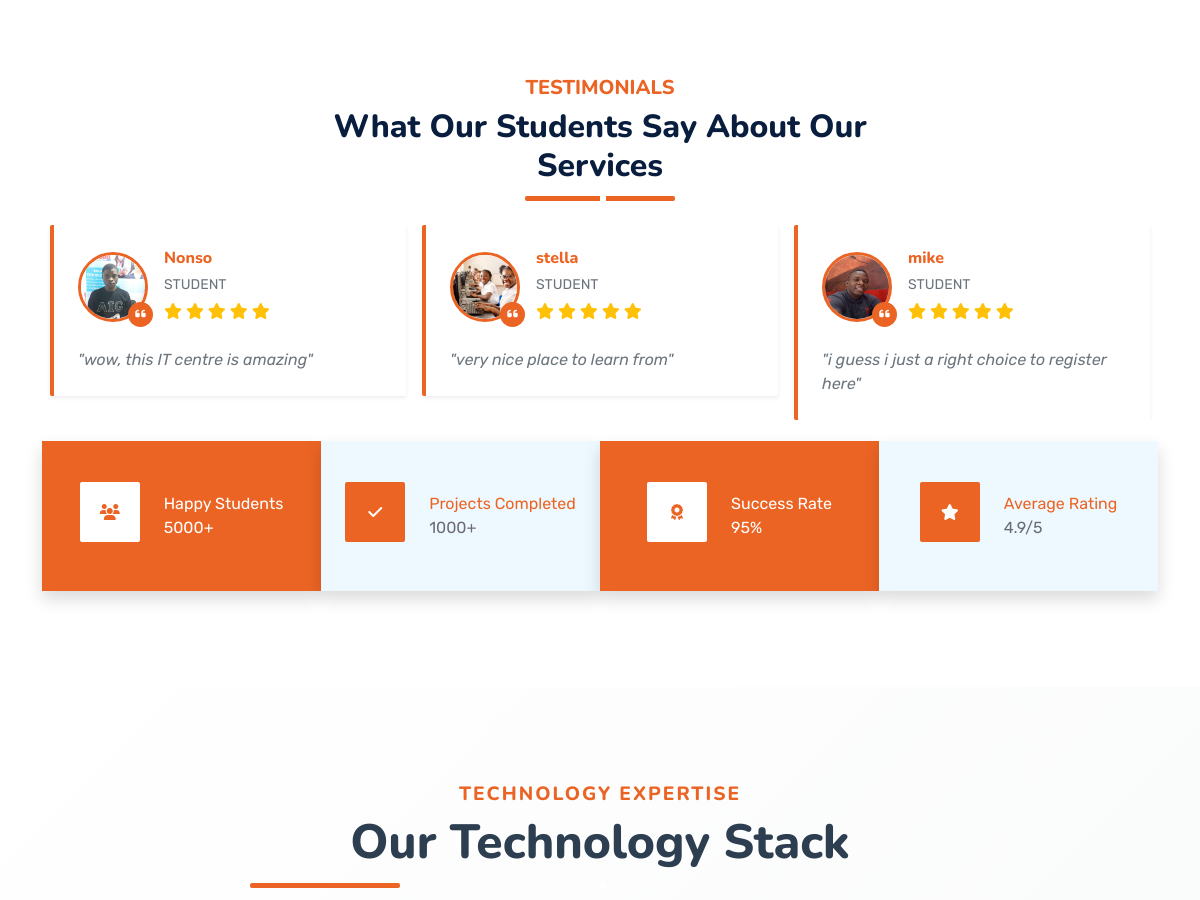
The app's page /testimonial/ (middle part), older data.
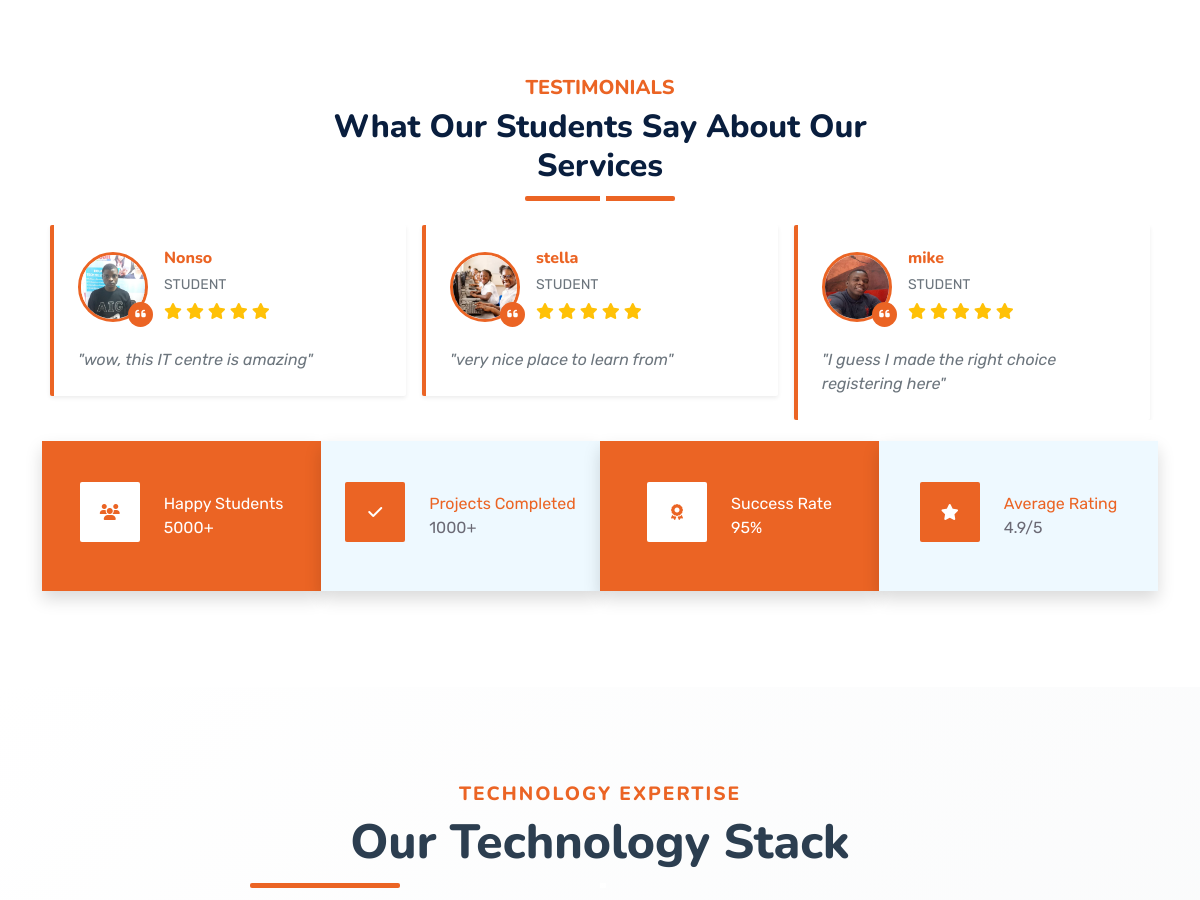
The same page, newer data.
### testimonials/models.py (models this page shows, shortened)
class Testimonial(models.Model):
    name = models.CharField(max_length=100)
    profession = models.CharField(max_length=100)
    image = models.ImageField(upload_to='testimonials/')
    text = models.TextField()

### pages/views.py (the view)
# urls.py: path('testimonial/', views.testimonial, name='testimonial'),
def testimonial(request):
    testimonials = Testimonial.objects.select_related().all()
    newsletter_form = NewsletterForm()
    context = {
        'testimonials': testimonials,
        'newsletter_form': newsletter_form,
    }
    return render(request, 'pages/testimonial.html', context)

### templates/pages/testimonial.html (shortened to what this page needs)
{% extends 'base.html' %}
{% load static %}
{% block content %}
<div class="container-fluid py-5 wow fadeInUp" data-wow-delay="0.1s">
    <div class="container py-5">
        <div class="section-title text-center position-relative pb-3 mb-4 mx-auto" style="max-width: 600px;">
            <h5 class="fw-bold text-primary text-uppercase">Testimonials</h5>
            <h2 class="mb-0">What Our Students Say About Our Services</h2>
        </div>
        <div class="owl-carousel testimonial-carousel wow fadeInUp" data-wow-delay="0.6s">
            {% for testimonial in testimonials %}
            <div class="testimonial-item bg-white rounded shadow-sm p-4 mx-2" style="border-left: 4px solid #eb6424;">
                <div class="d-flex align-items-center mb-4">
                    <div class="position-relative">
                        <img class="img-fluid rounded-circle border border-3 border-primary" src="{% if testimonial.image %}{{ testimonial.image.url }}{% else %}{% static 'img/testimonial-4.jpg' %}{% endif %}" alt="{{ testimonial.name }}" style="width: 70px; height: 70px; object-fit: cover;">
                        <div class="position-absolute" style="bottom: -5px; right: -5px; background: #eb6424; border-radius: 50%; width: 25px; height: 25px; display: flex; align-items: center; justify-content: center;">
                            <i class="fas fa-quote-left text-white" style="font-size: 12px;"></i>
                        </div>
                    </div>
                    <div class="ms-3">
                        <h6 class="mb-1 text-primary fw-bold">{{ testimonial.name }}</h6>
                        <small class="text-muted text-uppercase">{{ testimonial.profession }}</small>
                        <div class="mt-1">
                            <i class="fas fa-star text-warning"></i>
                            <i class="fas fa-star text-warning"></i>
                            <i class="fas fa-star text-warning"></i>
                            <i class="fas fa-star text-warning"></i>
                            <i class="fas fa-star text-warning"></i>
                        </div>
                    </div>
                </div>
                <p class="mb-0 text-muted fst-italic">"{{ testimonial.text }}"</p>
            </div>
            {% endfor %}
        </div>
    </div>
</div>
<div class="container-fluid facts py-5 pt-lg-0">
    <div class="container py-5 pt-lg-0">
        <div class="row gx-0">
            <div class="col-lg-3 wow zoomIn" data-wow-delay="0.1s">
                <div class="bg-primary shadow d-flex align-items-center justify-content-center p-4" style="height: 150px;">
                    <div class="bg-white d-flex align-items-center justify-content-center rounded mb-2" style="width: 60px; height: 60px;">
                        <i class="fa fa-users text-primary"></i>
                    </div>
                    <div class="ps-4">
                        <span class="text-white mb-0">Happy Students</span><br>
                        <span class="text-white mb-0" data-toggle="counter-up">5000</span><span class="text-white">+</span>
                    </div>
                </div>
            </div>
            <div class="col-lg-3 wow zoomIn" data-wow-delay="0.3s">
                <div class="bg-light shadow d-flex align-items-center justify-content-center p-4 ky">
                    <div class="bg-primary d-flex align-items-center justify-content-center rounded mb-2" style="width: 60px; height: 60px;">
                        <i class="fa fa-check text-white"></i>
                    </div>
                    <div class="ps-4">
                        <span class="text-primary mb-0">Projects Completed</span><br>
                        <span class="mb-0" data-toggle="counter-up">1000</span><span>+</span>
                    </div>
                </div>
            </div>
            <div class="col-lg-3 wow zoomIn" data-wow-delay="0.6s">
                <div class="bg-primary shadow d-flex align-items-center justify-content-center p-4" style="height: 150px;">
                    <div class="bg-white d-flex align-items-center justify-content-center rounded mb-2" style="width: 60px; height: 60px;">
                        <i class="fa fa-award text-primary"></i>
                    </div>
                    <div class="ps-4">
                        <span class="text-white mb-0">Success Rate</span><br>
                        <span class="text-white mb-0" data-toggle="counter-up">95</span><span class="text-white">%</span>
                    </div>
                </div>
            </div>
            <div class="col-lg-3 wow zoomIn" data-wow-delay="0.9s">
                <div class="bg-light shadow d-flex align-items-center justify-content-center p-4 ky">
                    <div class="bg-primary d-flex align-items-center justify-content-center rounded mb-2" style="width: 60px; height: 60px;">
                        <i class="fa fa-star text-white"></i>
                    </div>
                    <div class="ps-4">
                        <span class="text-primary mb-0">Average Rating</span><br>
                        <span class="mb-0" data-toggle="counter-up">4.9</span><span>/5</span>
                    </div>
                </div>
            </div>
        </div>
    </div>
</div>
{% endblock %}

### templates/base.html (shortened to what this page needs)
<!DOCTYPE html>
<html lang="en">
    {% load static %}
    {% load compress %}
<head>
    <link href="https://cdnjs.cloudflare.com/ajax/libs/font-awesome/6.4.0/css/all.min.css" rel="stylesheet">
    <link href="https://cdn.jsdelivr.net/npm/bootstrap-icons@1.4.1/font/bootstrap-icons.css" rel="stylesheet">
    {% compress css %}
    <link href="{% static 'lib/owlcarousel/assets/owl.carousel.min.css' %}" rel="stylesheet">
    <link href="{% static 'lib/animate/animate.min.css' %}" rel="stylesheet">
    <link href="{% static 'css/bootstrap.min.css' %}" rel="stylesheet">
    <link href="{% static 'css/style.css' %}" rel="stylesheet">
    {% endcompress %}
    <link href="{% static 'include/animate.css' %}" rel="stylesheet">
    <link href="{% static 'include/mycheck.css' %}" rel="stylesheet">
</head>
<body>
    {% block content %}{% endblock %}
    <div class="container-fluid py-5 wow fadeInUp" data-wow-delay="0.1s" style="background: linear-gradient(135deg, #ffffff 0%, #f8f9fa 100%);">
        <div class="container py-5">
            <div class="text-center mb-5">
                <div class="section-title position-relative pb-3 mb-4 mx-auto" style="max-width: 700px;">
                    <h5 class="fw-bold text-primary text-uppercase" style="font-size: 1.2rem; letter-spacing: 2px;">TECHNOLOGY EXPERTISE</h5>
                    <h2 class="mb-0" style="font-size: 3rem; font-weight: 700; color: #2c3e50;">Our Technology Stack</h2>
                </div>
            </div>
        </div>
    </div>
</body>
</html>

### static/css/style.css (style rules this page uses)
:root { --primary: #eb6424; --secondary: #eb6424; --light: #EEF9FF; --dark: #eb6424; }
h1, h2, .fw-bold { font-weight: 800 !important; }
h5, h6, .fw-medium { font-weight: 600 !important; }
.section-title::before { position: absolute; content: ""; width: 150px; height: 5px; left: 0; bottom: 0; background: var(--primary); border-radius: 2px; }
.section-title.text-center::before { left: 50%; margin-left: -75px; }
.section-title::after { position: absolute; content: ""; width: 6px; height: 5px; bottom: 0px; background: #FFFFFF; -webkit-animation: section-title-run 5s infinite linear; animation: section-title-run 5s infinite linear; }
.section-title.text-center::after { -webkit-animation: section-title-run-center 5s infinite linear; animation: section-title-run-center 5s infinite linear; }
.testimonial-carousel .owl-item .testimonial-item { transition: .5s; }
.testimonial-carousel .owl-item.center .testimonial-item { background: #FFFFFF !important; box-shadow: 0 0 30px #DDDDDD; }
@media (min-width: 991.98px) { .facts { position: relative; margin-top: -75px; z-index: 1; } }

### static/include/mycheck.css (style rules this page uses)
.ky { height: 150px; }

Row changes from the older to the newer data that the page shows:
changed Testimonial "mike": text "i guess i just a right choice to register here" → "I guess I made the right choice registering here"
